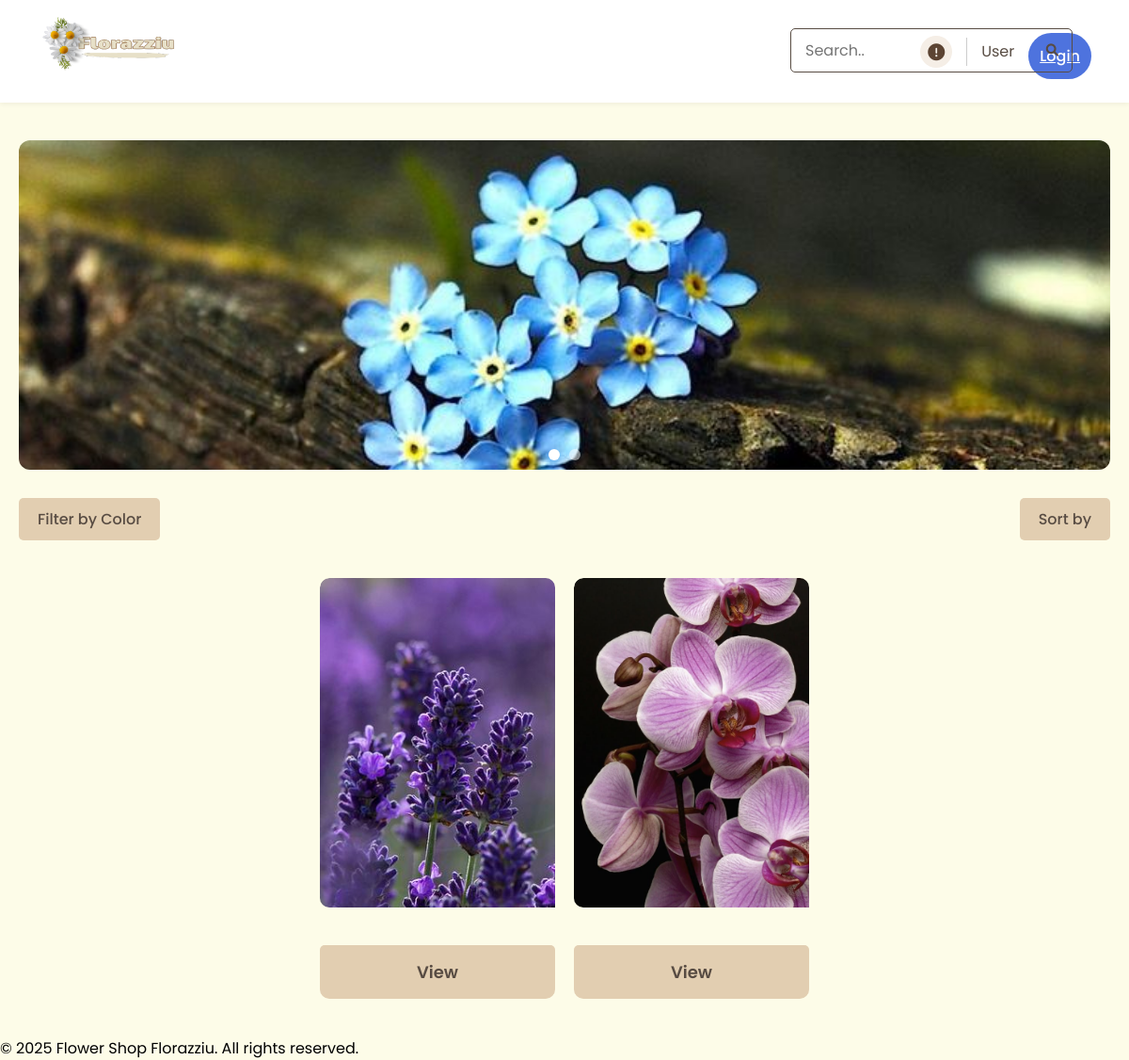
/flower_shop/index.php?color=purple, run on an earlier commit of the app's database.
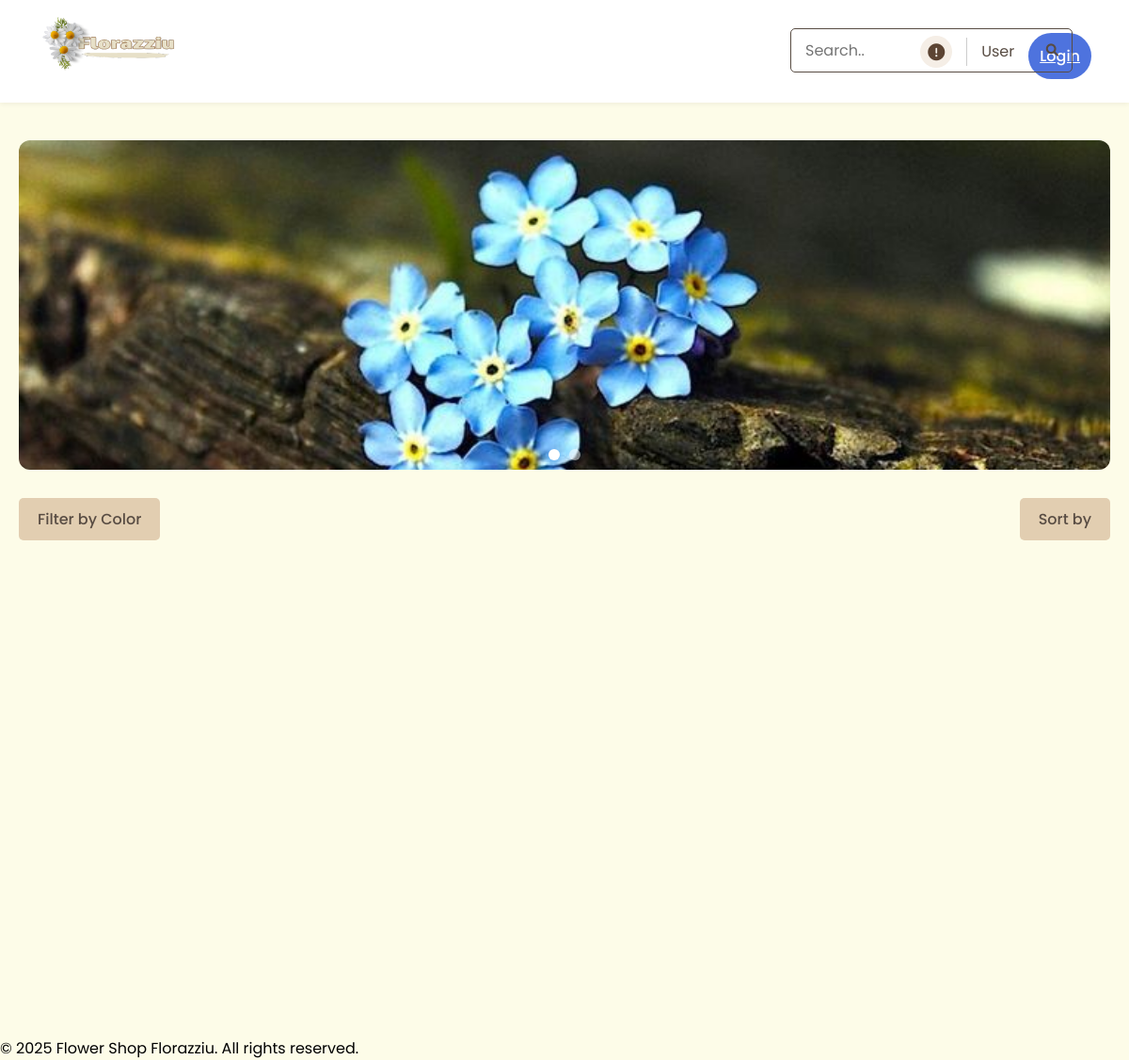
And on a later commit of the database.
### tables this page shows
CREATE TABLE `products` (
  `id` int(11) NOT NULL,
  `name` varchar(255) NOT NULL,
  `color` varchar(50) NOT NULL,
  `price` decimal(10,2) NOT NULL,
  `description` text DEFAULT NULL,
  `image` varchar(255) NOT NULL,
  `created_at` timestamp NOT NULL DEFAULT current_timestamp(),
  `updated_at` timestamp NOT NULL DEFAULT current_timestamp() ON UPDATE current_timestamp(),
  `category` varchar(50) NOT NULL DEFAULT 'produk',
  `image_path` varchar(255) DEFAULT NULL
);

### flower_shop/index.php (the view, shortened to what this page needs)
<?php include 'includes/header.php'; ?>
<head><meta name="viewport" content="width=device-width, initial-scale=1.0">
</head>
<main>
    <div class="container-page">
        <div class="slider">
            <div class="slides">
                <div class="slide">
                    <img src="assets/images/slide1.jpg" alt="Flower Slide 1">
                </div>
            </div>
            <div class="slide-dots">
                <span class="dot active"></span>
                <span class="dot"></span>
            </div>
        </div>
        <div class="filter-section">
            <div class="filter-dropdown">
                <button class="filter-btn">Filter by Color</button>
            </div>
            <div class="filter-dropdown">
                <button class="filter-btn">Sort by</button>
            </div>
        </div>
        <div class="products">
           <?php
            require 'config/database.php';
            $sql = "SELECT * FROM products";
            $params = [];
            if (isset($_GET['color'])) {
                $sql .= " WHERE color = ?";
                $params[] = $_GET['color'];
            }
            $stmt = $pdo->prepare($sql);
            $stmt->execute($params);
            $products = $stmt->fetchAll(PDO::FETCH_ASSOC);
            if (count($products) > 0):
                foreach ($products as $product): ?>
                    <div class="product-card-page fade-in-up">
                        <div class="product-image-container">
                            <img src="assets/images/products/<?php echo htmlspecialchars($product['image']); ?>"
                                 alt="<?php echo htmlspecialchars($product['name']); ?>">
                        </div>
                        <div class="product-actions">
                        <a href="products/product-detail.php?id=<?= $product['id'] ?>" class="view-btn">View</a>
                        </div>
                    </div>
                <?php endforeach;
            else: ?>
                <!-- <div class="no-products">
                    <p>No products found. Try different filters.</p>
                </div> -->
            <?php endif; ?>
        </div>
    </div>
</main>
<?php include 'includes/footer.php'; ?>

### flower_shop/includes/header.php (shortened to what this page needs)
<!DOCTYPE html>
<html lang="en">
<head>
    <link rel="stylesheet" href="https://cdnjs.cloudflare.com/ajax/libs/font-awesome/6.0.0-beta3/css/all.min.css">
    <link rel="stylesheet" href="/assets/css/style.css">
</head>
<body>
<?php if (!isset($hideHeader) || $hideHeader !== true): ?>
<header class="main-header">
    <div class="container header-flex">
        <div class="logo">
            <img src="/assets/images/logo.png" alt="Flower Shop Logo" width="155" height="83">
        </div>
        <div class="search-box">
            <form action="../search.php" method="get">
                <input type="text" name="query" placeholder="Search.." value="<?= htmlspecialchars($_GET['query'] ?? '') ?>">
                <button type="submit"><i class="fas fa-search"></i></button>
            </form>
        </div>
        <div class="user-area">
            <a href="../about-us.php" class="icon-btn">
                <i class="fas fa-exclamation-circle"></i>
            </a>
            <span class="username">User</span>
            <div class="user-actions">
    <?php if(isset($_SESSION['loggedin'])): ?>
        <div class="profile-dropdown">
            <div class="profile-toggle">
                <img src="../assets/uploads/<?= $_SESSION['profile_pic'] ?? 'default.jpg' ?>" alt="Profile">
                <span><?= htmlspecialchars($_SESSION['username']) ?></span>
                <i class="fas fa-chevron-down"></i>
            </div>
            <ul class="dropdown-menu">
                <li><a href="../users/profile.php"><i class="fas fa-user"></i> My Profile</a></li>
                <li><a href="../auth/logout.php"><i class="fas fa-sign-out-alt"></i> Logout</a></li>
            </ul>
        </div>
    <?php else: ?>
        <a href="../auth/login.php" class="login-btn">Login</a>
    <?php endif; ?>
</div>
        </div>
    </div>
</header>
<?php endif; ?>

### flower_shop/includes/footer.php (shortened to what this page needs)
<footer>
        <div class="container">
            <p>&copy; <?php echo date('Y'); ?> Flower Shop Florazziu. All rights reserved.</p>
        </div>
    </footer>
</body>
</html>

### flower_shop/assets/css/style.css (style rules this page uses)
* { margin: 0; padding: 0; box-sizing: border-box; font-family: 'Poppins', sans-serif; }
body { background-color: #FDFCE8; }
header { padding: 20px 0; position: relative; }
header .container { display: flex; justify-content: space-between; align-items: center; }
.logo { position: absolute; top: 5px; left: 42px; }
.search-box { position: relative; bottom: 1px; left: 800px; }
.search-box input { width: 300px; padding: 10px 15px; border: 1px solid #584C43; border-radius: 5px; font-size: 16px; color: #969696; background-color: transparent; }
.search-box button { position: absolute; right: 15px; top: 50%; transform: translateY(-50%); color: #584C43; background: none; border: none; cursor: pointer; padding: 0; }
.search-box form { position: relative; display: flex; align-items: center; }
.user-actions { display: flex; align-items: center; gap: 20px; }
.username { position: relative; font-size: 16px; color: #584C43; display: flex; align-items: center; gap: 5px; }
.slider { width: 1355px; height: 350px; margin: 40px auto; border-radius: 20px; overflow: hidden; position: relative; }
.slides { display: flex; width: 200%; height: 100%; animation: slide 8s infinite; }
.slide { width: 50%; height: 100%; }
.slide img { width: 100%; height: 100%; object-fit: cover; }
.filter-section { display: flex; justify-content: space-between; margin: 30px 0; }
.filter-dropdown { position: relative; display: inline-block; }
.filter-btn { background-color: #E2CEB1; color: #584C43; padding: 10px 20px; border: none; border-radius: 5px; cursor: pointer; font-weight: 500; font-size: 16px; }
.products { display: grid; grid-template-columns: repeat(auto-fit, minmax(300px, 1fr)); gap: 30px; margin: 40px auto; max-width: 1200px; padding: 0 15px; justify-items: center; }
.login-btn { padding: 12px; background-color: #4E73DE; color: white; border: none; border-radius: 25px; font-size: 16px; font-weight: 500; cursor: pointer; transition: all 0.3s; margin-top: 10px; }
.main-header { background-color: #ffff; padding: 10px 40px; font-family: 'Poppins', sans-serif; box-shadow: 0 2px 5px rgba(0, 0, 0, 0.05); }
.header-flex { display: flex; align-items: center; justify-content: space-between; padding: 15px 0; }
.user-area { display: flex; align-items: center; gap: 15px; }
.icon-btn i { font-size: 18px; color: #5c4433; background-color: #f5eee6; padding: 8px; border-radius: 50%; }
.slide-dots { position: absolute; bottom: 10px; left: 50%; transform: translateX(-50%); display: flex; gap: 10px; z-index: 20; }
.dot { height: 12px; width: 12px; background-color: white; border-radius: 50%; display: inline-block; opacity: 0.5; transition: opacity 0.3s; }
.dot.active { opacity: 1; }
.product-image-container { width: 300px; height: 350px; border-radius: 10px; overflow: hidden; }
.product-image-container img { width: 100%; height: 100%; object-fit: cover; }
.product-actions { display: flex; gap: 20px; margin-top: 40px; }
.view-btn { background-color: #E2CEB1; color: #584C43; width: 100%; padding: 15px 0; border: none; border-radius: 5px; cursor: pointer; font-weight: 600; font-size: 18px; transition: all 0.3s; text-align: center; text-decoration: none; display: block; }

### flower_shop/index.php (style rules this page uses)
.container-page { max-width: 1200px; margin: 0 auto; padding: 0 20px; }
.slider { width: 100%; border-radius: 12px; overflow: hidden; margin-bottom: 30px; }
.products { display: flex; flex-wrap: wrap; justify-content: center; gap: 20px; }
.product-card-page { width: 250px; border-radius: 10px; overflow: hidden; background-color: #FDFCE8; }
.fade-in-up { opacity: 0; transform: translateY(20px); transition: opacity 0.6s ease-out, transform 0.6s ease-out; }
.fade-in-up.show { opacity: 1; transform: translateY(0); }

What changed in the data, as far as the page shows it:
no longer on this page (row edited): products: image (picture)
removed products: image (picture)
